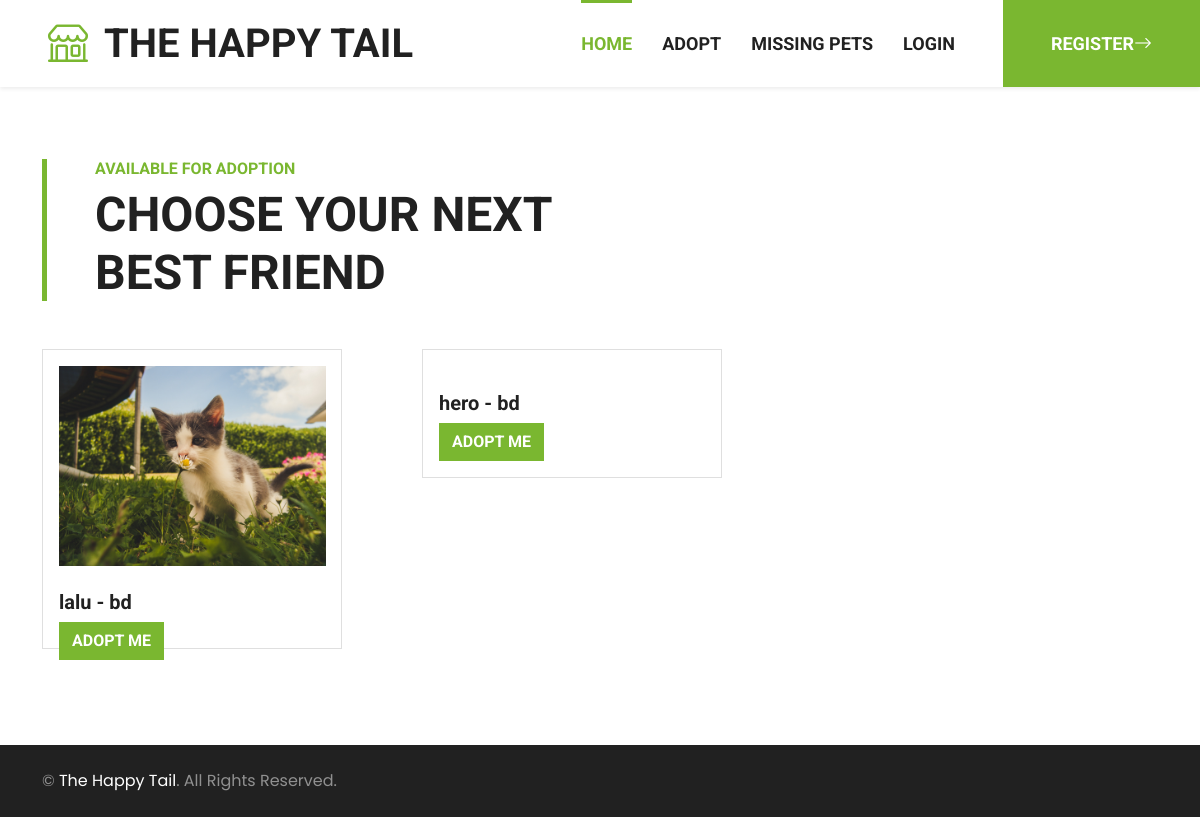
The page /post/view-all-adoption-post/ on the database its author committed.
### post/models.py (models this page shows, shortened)
class Post(models.Model):
    user = models.ForeignKey(CustomUser, on_delete=models.CASCADE, null=True, default=None)
    PET_TYPE_CHOICES = [
        ('cat', 'Cat'),
        ('dog', 'Dog'),
        ('bird', 'Bird'),
        ('other', 'Other'),
    ]
    pet_name = models.CharField(max_length=255)
    pet_type = models.CharField(max_length=10, choices=PET_TYPE_CHOICES)
    pet_breed = models.CharField(max_length=255, null=True, blank=True)
    pet_description = models.TextField(null=True,blank=True)
    pet_image = models.ImageField(upload_to='static/img/pet', null=True, blank=True)
    pet_vaccinated = models.BooleanField(null=True, blank=True)
    pet_colour = models.CharField(max_length=20, null=True, blank=True)
    pet_gender = models.CharField(max_length=20, null=True, blank=True)
    pet_location = models.CharField(max_length=255,null=True, blank=True)
    pet_mobile = models.CharField(max_length=20)
    created_at = models.DateTimeField(auto_now_add=True)
    updated_at = models.DateTimeField(auto_now=True)
    pet_age = models.IntegerField(null=True, default=0)
    class Meta:
        abstract = True

class AdoptionPost(Post):
    pet_food = models.CharField(max_length=255, null=True, blank=True)
    pet_behaviour = models.CharField(max_length=255, null=True, blank=True)
    pet_physicalcondition = models.CharField(max_length=255, null=True, blank=True)
    pet_availability = models.BooleanField(default=True)

### post/views.py (the view)
# urls.py: path('all-adoption-post/', view_all_adoption_post, name='all_adoption_post'),
def view_all_adoption_post(request):
    pets = AdoptionPost.objects.filter(pet_availability=True)
    context={'pets':pets,'user':request.user}
    return render(request, 'view_all_adoption_post.html', context)

### templates/view_all_adoption_post.html (shortened to what this page needs)
<!DOCTYPE html>
<html>
	{% include 'navbar.html' %}
	{% load static %}
<body><br/>
	<div class="container-fluid py-5">
		<div class="container">
			<div class="border-start border-5 border-primary ps-5 mb-5" style="max-width: 600px;">
				<h6 class="text-primary text-uppercase">Available for Adoption</h6>
				{% if  request.user.is_staff %}
				{% else %}
				<h1 class="display-5 text-uppercase mb-0">Choose your next best friend</h1>
				{% endif %}
			</div>
			<div class="row row-cols-1 row-cols-md-3 g-4">
				{% if pets %}
					{% for pet in pets %}
					<div class="col">
						<div class="card">
							<div class="card-body">
								<img class="img-fluid mb-4" src="/{{  pet.pet_image }}" alt="">
								<h5 class="card-text">{{ pet.pet_name }} - {{ pet.pet_breed }}</h5>
								<a href="{% url 'pet_detail' type='adoption' pk=pet.pk %}" class="btn btn-primary">Adopt Me</a>
							</div>
						</div>
					</div>
					{% endfor %}
				{% else %}
					<h5 class="text-center">No pets are available for adoption at this time.</h5>
				{% endif %}
			</div>
		</div>
	</div>
</body>
{% include 'footer.html' %}
</html>

### static/css/style.css (style rules this page uses)
:root { --primary: #7AB730; --secondary: #FFD33C; --light: #F3F3F3; --dark: #212121; }
.btn { font-family: 'Roboto', sans-serif; text-transform: uppercase; font-weight: 700; transition: .5s; }
.btn-primary { color: #FFFFFF; }

### templates/view_all_adoption_post.html (style rules this page uses)
.card { max-width: 300px; max-height: 300px; }
.card img { max-width: 300px; height: 200px; }

### rows shown on the page
AdoptionPost: pet_image (picture), pet_name "lalu", pet_breed "bd"
AdoptionPost: pet_name "hero", pet_breed "bd"
